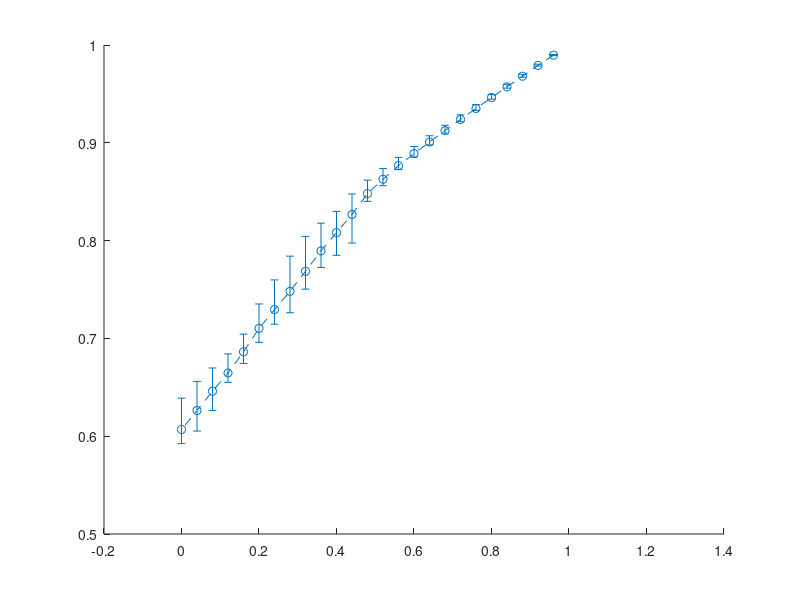

Write MATLAB code to recreate this figure. (Note: this script raises an error after producing the figure.)
clear; clc; rng('default'); rng(0); tic; close all

mkdir('./Figure/'); mkdir('./Data/')

% ER_fw;

load ./Data/Data_ER_fw.mat; Reff(1:D1,1:D2) = Data(:,:,3); etaeff = Data(:,:,4); R = Data(:,:,1);
ReffMean = mean(Reff); ReffMax = max(Reff); ReffMin = min(Reff);
ErrorUpReff = ReffMax - ReffMean; ErrorDownReff = ReffMean - ReffMin;
etaeffMean = mean(etaeff); etaeffMax = max(etaeff); etaeffMin = min(etaeff);
ErrorUpeta = etaeffMax - etaeffMean; ErrorDowneta = etaeffMean - etaeffMin;
RMean = mean(R); RMax = max(R); RMin = min(R);
ErrorUpR = RMax - RMean; ErrorDownR = RMean - RMin;
WightRate = MaxPer - Data(1,:,5); n = 2;
% RMean(13:17) = 0; ErrorUpR(13:17) = 0; ErrorDownR(13:17) = 0;
WightRate = WightRate(1:n:end);
ReffMean = ReffMean(1:n:end); ErrorDownReff = ErrorDownReff(1:n:end); ErrorUpReff = ErrorUpReff(1:n:end);
RMean = RMean(1:n:end); ErrorDownR = ErrorDownR(1:n:end); ErrorUpR = ErrorUpR(1:n:end);
etaeffMean = etaeffMean(1:n:end); ErrorDowneta = ErrorDowneta(1:n:end); ErrorUpeta = ErrorUpeta(1:n:end);

Fig1 = figure('Name','R_{eff} vs f_w','NumberTitle','off');
errorbar(WightRate,ReffMean,ErrorDownReff,ErrorUpReff,'--o','MarkerSize',6,'LineWidth',2,'DisplayName','Numerical'); hold on
errorbar(WightRate,RMean,ErrorDownR,ErrorUpR,'-^','MarkerSize',6,'LineWidth',2,'DisplayName','Theroetical');
xlabel('f_w'); ylabel('R_{eff}');
ylim([0, 1]);
legend('Location','southeast');
set(gca,'FontSize',18,'FontName','Arial','XTick',[0,0.2,0.4,0.6,0.8,1])

Fig2 = figure('Name','eta_{eff} vs f_w','NumberTitle','off');
errorbar(WightRate,etaeffMean,ErrorDowneta,ErrorUpeta,'-o','MarkerSize',6,'LineWidth',2);
xlabel('f_w'); ylabel('\eta_{eff}');
% ylim([0,0.15]);
set(gca,'FontSize',18,'FontName','Arial','XTick',[0,0.2,0.4,0.6,0.8,1])

saveas(Fig1,'./Figure/Fig3c','epsc'); saveas(Fig1,'./Figure/Fig3c');
saveas(Fig2,'./Figure/FigS4c','epsc'); saveas(Fig2,'./Figure/FigS4c');